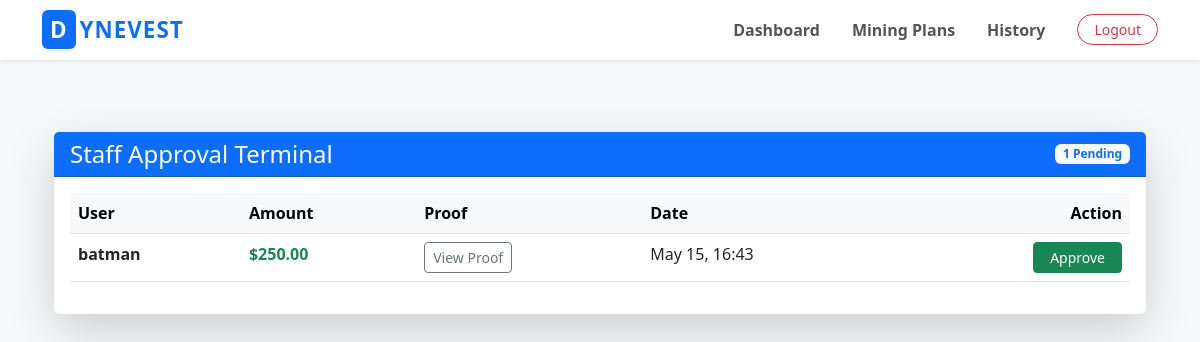
Page /staff-portal/ (signed in) on the earlier database version.
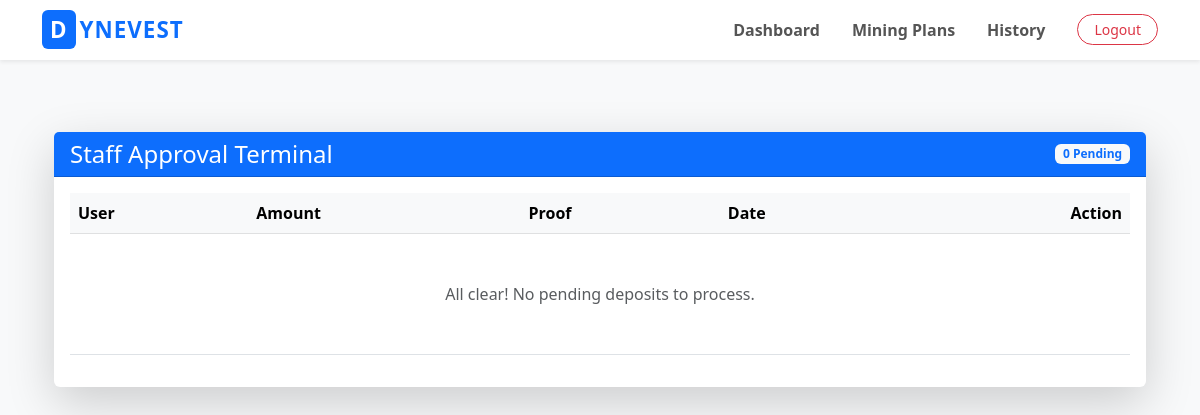
Same page on the later database version.
### core/models.py (models this page shows, shortened)
class Deposit(models.Model):
    STATUS_CHOICES = [('Pending', 'Pending'), ('Approved', 'Approved'), ('Declined', 'Declined')]
    user = models.ForeignKey(User, on_delete=models.CASCADE)
    amount = models.DecimalField(max_digits=12, decimal_places=2)
    proof = models.ImageField(upload_to='deposit_proofs/')
    status = models.CharField(max_length=10, choices=STATUS_CHOICES, default='Pending')
    created_at = models.DateTimeField(auto_now_add=True)

### core/views.py (the view)
# urls.py: path('staff-portal/', views.staff_dashboard, name='staff_dashboard'),
@staff_member_required
def staff_dashboard(request):
    pending_deposits = Deposit.objects.filter(status='Pending').order_by('-created_at')
    return render(request, 'core/staff_dashboard.html', {'pending': pending_deposits})

### core/templates/core/staff_dashboard.html (shortened to what this page needs)
{% extends 'core/base.html' %}
{% block content %}
<div class="container mt-5">
    <div class="card border-0 shadow-lg">
        <div class="card-header bg-primary text-white d-flex justify-content-between align-items-center">
            <h4 class="mb-0">Staff Approval Terminal</h4>
            <span class="badge bg-light text-primary">{{ pending.count }} Pending</span>
        </div>
        <div class="card-body">
            <table class="table table-hover">
                <thead class="table-light">
                    <tr>
                        <th>User</th>
                        <th>Amount</th>
                        <th>Proof</th>
                        <th>Date</th>
                        <th class="text-end">Action</th>
                    </tr>
                </thead>
                <tbody>
                    {% for tx in pending %}
                    <tr>
                        <td><strong>{{ tx.user.username }}</strong></td>
                        <td class="text-success fw-bold">${{ tx.amount }}</td>
                        <td>
                            {% if tx.proof %}
                            <a href="{{ tx.proof.url }}" target="_blank" class="btn btn-sm btn-outline-secondary">View
                                Proof</a>
                            {% else %}
                            No Proof
                            {% endif %}
                        </td>
                        <td>{{ tx.created_at|date:"M d, H:i" }}</td>
                        <td class="text-end">
                            <form method="POST" action="{% url 'approve_deposit' tx.pk %}" style="display:inline;">
                                <button type="submit" class="btn btn-success btn-sm px-3">Approve</button>
                            </form>
                        </td>
                    </tr>
                    {% empty %}
                    <tr>
                        <td colspan="5" class="text-center py-5 text-muted">
                            <p class="mb-0">All clear! No pending deposits to process.</p>
                        </td>
                    </tr>
                    {% endfor %}
                </tbody>
            </table>
        </div>
    </div>
</div>
{% endblock %}

Differences in the rows shown:
no longer on this page (row edited): Deposit: user.username "batman", amount "250.00", created_at "May 15, 16:43"
Other differences:
{{ pending.count }}: "1" → "0"
text now shown: "All clear! No pending deposits to process."
